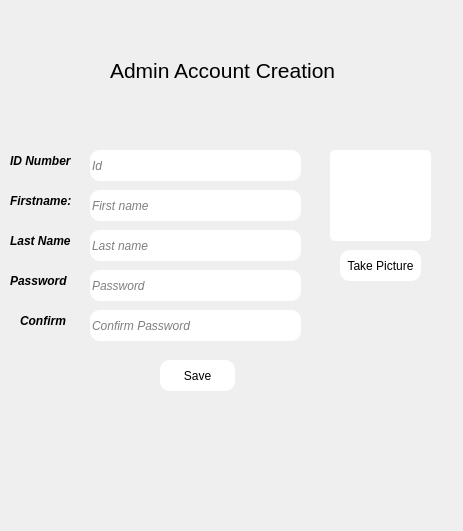
<?xml version="1.0" encoding="UTF-8"?>
<ui version="4.0">
 <class>Form</class>
 <widget class="QWidget" name="Form">
  <property name="geometry">
   <rect>
    <x>0</x>
    <y>0</y>
    <width>463</width>
    <height>531</height>
   </rect>
  </property>
  <property name="windowTitle">
   <string>Form</string>
  </property>
  <widget class="QLabel" name="admintext">
   <property name="geometry">
    <rect>
     <x>110</x>
     <y>50</y>
     <width>281</width>
     <height>41</height>
    </rect>
   </property>
   <property name="font">
    <font>
     <family>Arial</family>
     <pointsize>16</pointsize>
     <weight>9</weight>
     <italic>false</italic>
     <bold>false</bold>
    </font>
   </property>
   <property name="autoFillBackground">
    <bool>false</bool>
   </property>
   <property name="styleSheet">
    <string notr="true">font: 75 16pt &quot;Arial&quot;;</string>
   </property>
   <property name="text">
    <string>Admin Account Creation</string>
   </property>
  </widget>
  <widget class="QLineEdit" name="username">
   <property name="geometry">
    <rect>
     <x>90</x>
     <y>150</y>
     <width>211</width>
     <height>31</height>
    </rect>
   </property>
   <property name="font">
    <font>
     <italic>true</italic>
    </font>
   </property>
   <property name="styleSheet">
    <string notr="true">border-radius: 10px</string>
   </property>
   <property name="placeholderText">
    <string>Id</string>
   </property>
  </widget>
  <widget class="QLabel" name="background">
   <property name="geometry">
    <rect>
     <x>0</x>
     <y>0</y>
     <width>463</width>
     <height>531</height>
    </rect>
   </property>
   <property name="styleSheet">
    <string notr="true">background-image: url(:/newPrefix/background.jpg);</string>
   </property>
   <property name="text">
    <string/>
   </property>
   <property name="pixmap">
    <pixmap>background/minimalist-4k-wallpaper-hd-15-920x518.jpg</pixmap>
   </property>
   <property name="scaledContents">
    <bool>true</bool>
   </property>
  </widget>
  <widget class="QPushButton" name="login">
   <property name="geometry">
    <rect>
     <x>160</x>
     <y>360</y>
     <width>75</width>
     <height>31</height>
    </rect>
   </property>
   <property name="cursor">
    <cursorShape>PointingHandCursor</cursorShape>
   </property>
   <property name="autoFillBackground">
    <bool>false</bool>
   </property>
   <property name="styleSheet">
    <string notr="true">font: 12pt &quot;Sitka&quot;;
border-radius: 10px;
background-color: rgb(255, 255, 255);</string>
   </property>
   <property name="text">
    <string>Save</string>
   </property>
   <property name="default">
    <bool>false</bool>
   </property>
  </widget>
  <widget class="QLabel" name="label_10">
   <property name="geometry">
    <rect>
     <x>10</x>
     <y>150</y>
     <width>71</width>
     <height>21</height>
    </rect>
   </property>
   <property name="font">
    <font>
     <weight>75</weight>
     <italic>true</italic>
     <bold>true</bold>
    </font>
   </property>
   <property name="text">
    <string>ID Number</string>
   </property>
  </widget>
  <widget class="QLineEdit" name="username_2">
   <property name="geometry">
    <rect>
     <x>90</x>
     <y>190</y>
     <width>211</width>
     <height>31</height>
    </rect>
   </property>
   <property name="font">
    <font>
     <italic>true</italic>
    </font>
   </property>
   <property name="styleSheet">
    <string notr="true">border-radius: 10px</string>
   </property>
   <property name="placeholderText">
    <string>First name</string>
   </property>
  </widget>
  <widget class="QLabel" name="label_11">
   <property name="geometry">
    <rect>
     <x>10</x>
     <y>190</y>
     <width>71</width>
     <height>21</height>
    </rect>
   </property>
   <property name="font">
    <font>
     <weight>75</weight>
     <italic>true</italic>
     <bold>true</bold>
    </font>
   </property>
   <property name="text">
    <string>Firstname:</string>
   </property>
  </widget>
  <widget class="QLineEdit" name="username_3">
   <property name="geometry">
    <rect>
     <x>90</x>
     <y>230</y>
     <width>211</width>
     <height>31</height>
    </rect>
   </property>
   <property name="font">
    <font>
     <italic>true</italic>
    </font>
   </property>
   <property name="styleSheet">
    <string notr="true">border-radius: 10px</string>
   </property>
   <property name="placeholderText">
    <string>Last name</string>
   </property>
  </widget>
  <widget class="QLabel" name="label_12">
   <property name="geometry">
    <rect>
     <x>10</x>
     <y>230</y>
     <width>71</width>
     <height>21</height>
    </rect>
   </property>
   <property name="font">
    <font>
     <weight>75</weight>
     <italic>true</italic>
     <bold>true</bold>
    </font>
   </property>
   <property name="text">
    <string>Last Name</string>
   </property>
  </widget>
  <widget class="QLabel" name="label_13">
   <property name="geometry">
    <rect>
     <x>10</x>
     <y>270</y>
     <width>71</width>
     <height>21</height>
    </rect>
   </property>
   <property name="font">
    <font>
     <weight>75</weight>
     <italic>true</italic>
     <bold>true</bold>
    </font>
   </property>
   <property name="text">
    <string>Password</string>
   </property>
  </widget>
  <widget class="QLineEdit" name="username_4">
   <property name="geometry">
    <rect>
     <x>90</x>
     <y>270</y>
     <width>211</width>
     <height>31</height>
    </rect>
   </property>
   <property name="font">
    <font>
     <italic>true</italic>
    </font>
   </property>
   <property name="styleSheet">
    <string notr="true">border-radius: 10px</string>
   </property>
   <property name="placeholderText">
    <string>Password</string>
   </property>
  </widget>
  <widget class="QLabel" name="label_14">
   <property name="geometry">
    <rect>
     <x>20</x>
     <y>310</y>
     <width>51</width>
     <height>21</height>
    </rect>
   </property>
   <property name="font">
    <font>
     <weight>75</weight>
     <italic>true</italic>
     <bold>true</bold>
    </font>
   </property>
   <property name="text">
    <string>Confirm</string>
   </property>
  </widget>
  <widget class="QLineEdit" name="username_5">
   <property name="geometry">
    <rect>
     <x>90</x>
     <y>310</y>
     <width>211</width>
     <height>31</height>
    </rect>
   </property>
   <property name="font">
    <font>
     <italic>true</italic>
    </font>
   </property>
   <property name="styleSheet">
    <string notr="true">border-radius: 10px</string>
   </property>
   <property name="placeholderText">
    <string>Confirm Password</string>
   </property>
  </widget>
  <widget class="QLabel" name="label_3">
   <property name="geometry">
    <rect>
     <x>330</x>
     <y>150</y>
     <width>101</width>
     <height>91</height>
    </rect>
   </property>
   <property name="autoFillBackground">
    <bool>false</bool>
   </property>
   <property name="styleSheet">
    <string notr="true">border-radius: 5px;
background-color: rgb(255, 255, 255);</string>
   </property>
   <property name="text">
    <string/>
   </property>
  </widget>
  <widget class="QPushButton" name="login_2">
   <property name="geometry">
    <rect>
     <x>340</x>
     <y>250</y>
     <width>81</width>
     <height>31</height>
    </rect>
   </property>
   <property name="cursor">
    <cursorShape>PointingHandCursor</cursorShape>
   </property>
   <property name="autoFillBackground">
    <bool>false</bool>
   </property>
   <property name="styleSheet">
    <string notr="true">font: 12pt &quot;Sitka&quot;;
border-radius: 10px;
background-color: rgb(255, 255, 255);</string>
   </property>
   <property name="text">
    <string>Take Picture</string>
   </property>
   <property name="default">
    <bool>false</bool>
   </property>
  </widget>
  <widget class="QLabel" name="loginlogo">
   <property name="geometry">
    <rect>
     <x>20</x>
     <y>40</y>
     <width>71</width>
     <height>71</height>
    </rect>
   </property>
   <property name="autoFillBackground">
    <bool>false</bool>
   </property>
   <property name="styleSheet">
    <string notr="true">background-image: url(:/newPrefix/nemco_logo.jpg);</string>
   </property>
   <property name="text">
    <string/>
   </property>
   <property name="pixmap">
    <pixmap>background/nemco_logo.png</pixmap>
   </property>
   <property name="scaledContents">
    <bool>true</bool>
   </property>
   <property name="wordWrap">
    <bool>false</bool>
   </property>
  </widget>
  <zorder>background</zorder>
  <zorder>admintext</zorder>
  <zorder>username</zorder>
  <zorder>login</zorder>
  <zorder>label_10</zorder>
  <zorder>username_2</zorder>
  <zorder>label_11</zorder>
  <zorder>username_3</zorder>
  <zorder>label_12</zorder>
  <zorder>label_13</zorder>
  <zorder>username_4</zorder>
  <zorder>label_14</zorder>
  <zorder>username_5</zorder>
  <zorder>label_3</zorder>
  <zorder>login_2</zorder>
  <zorder>loginlogo</zorder>
 </widget>
 <resources/>
 <connections/>
</ui>
